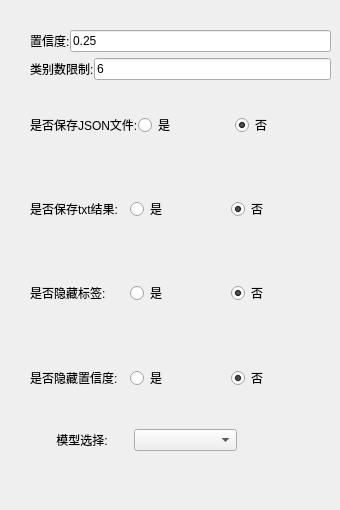
         <widget class="QWidget" name="tab_params">
          <property name="styleSheet">
           <string notr="true"/>
          </property>
          <attribute name="title">
           <string>页</string>
          </attribute>
          <widget class="QWidget" name="widget_params" native="true">
           <property name="geometry">
            <rect>
             <x>30</x>
             <y>30</y>
             <width>301</width>
             <height>471</height>
            </rect>
           </property>
           <layout class="QVBoxLayout" name="verticalLayout_6">
            <item>
             <layout class="QGridLayout" name="gridLayout_conf">
              <property name="spacing">
               <number>0</number>
              </property>
              <item row="0" column="0">
               <widget class="QLabel" name="label_conf">
                <property name="text">
                 <string>置信度:</string>
                </property>
               </widget>
              </item>
              <item row="0" column="1">
               <widget class="QLineEdit" name="lineEdit_conf">
                <property name="text">
                 <string>0.25</string>
                </property>
               </widget>
              </item>
             </layout>
            </item>
            <item>
             <layout class="QGridLayout" name="gridLayout_nums">
              <property name="spacing">
               <number>0</number>
              </property>
              <item row="0" column="0">
               <widget class="QLabel" name="label_nums">
                <property name="text">
                 <string>类别数限制:</string>
                </property>
               </widget>
              </item>
              <item row="0" column="1">
               <widget class="QLineEdit" name="lineEdit_nums">
                <property name="text">
                 <string>6</string>
                </property>
               </widget>
              </item>
             </layout>
            </item>
            <item>
             <widget class="QWidget" name="widget_JSON" native="true">
              <layout class="QVBoxLayout" name="verticalLayout_12">
               <property name="spacing">
                <number>0</number>
               </property>
               <property name="leftMargin">
                <number>0</number>
               </property>
               <property name="topMargin">
                <number>0</number>
               </property>
               <property name="rightMargin">
                <number>0</number>
               </property>
               <property name="bottomMargin">
                <number>0</number>
               </property>
               <item>
                <layout class="QGridLayout" name="gridLayout_JSON">
                 <item row="0" column="0">
                  <widget class="QLabel" name="label_JSON">
                   <property name="text">
                    <string>是否保存JSON文件:</string>
                   </property>
                  </widget>
                 </item>
                 <item row="0" column="1">
                  <widget class="QRadioButton" name="rb_JSON_y">
                   <property name="text">
                    <string>是</string>
                   </property>
                  </widget>
                 </item>
                 <item row="0" column="2">
                  <widget class="QRadioButton" name="rb_JSON_n">
                   <property name="text">
                    <string>否</string>
                   </property>
                   <property name="checked">
                    <bool>true</bool>
                   </property>
                  </widget>
                 </item>
                </layout>
               </item>
              </layout>
             </widget>
            </item>
            <item>
             <widget class="QWidget" name="widget_txt" native="true">
              <layout class="QVBoxLayout" name="verticalLayout_13">
               <property name="spacing">
                <number>0</number>
               </property>
               <property name="leftMargin">
                <number>0</number>
               </property>
               <property name="topMargin">
                <number>0</number>
               </property>
               <property name="rightMargin">
                <number>0</number>
               </property>
               <property name="bottomMargin">
                <number>0</number>
               </property>
               <item>
                <layout class="QGridLayout" name="gridLayout_txt">
                 <item row="0" column="0">
                  <widget class="QLabel" name="label_txt">
                   <property name="text">
                    <string>是否保存txt结果:</string>
                   </property>
                  </widget>
                 </item>
                 <item row="0" column="1">
                  <widget class="QRadioButton" name="rb_txt_y">
                   <property name="text">
                    <string>是</string>
                   </property>
                  </widget>
                 </item>
                 <item row="0" column="2">
                  <widget class="QRadioButton" name="rb_txt_n">
                   <property name="text">
                    <string>否</string>
                   </property>
                   <property name="checked">
                    <bool>true</bool>
                   </property>
                  </widget>
                 </item>
                </layout>
               </item>
              </layout>
             </widget>
            </item>
            <item>
             <widget class="QWidget" name="widget_hide" native="true">
              <layout class="QVBoxLayout" name="verticalLayout_14">
               <property name="spacing">
                <number>0</number>
               </property>
               <property name="leftMargin">
                <number>0</number>
               </property>
               <property name="topMargin">
                <number>0</number>
               </property>
               <property name="rightMargin">
                <number>0</number>
               </property>
               <property name="bottomMargin">
                <number>0</number>
               </property>
               <item>
                <layout class="QGridLayout" name="gridLayout_hide">
                 <item row="0" column="0">
                  <widget class="QLabel" name="label_hidelb">
                   <property name="text">
                    <string>是否隐藏标签:</string>
                   </property>
                  </widget>
                 </item>
                 <item row="0" column="1">
                  <widget class="QRadioButton" name="rb_hidel_y">
                   <property name="text">
                    <string>是</string>
                   </property>
                  </widget>
                 </item>
                 <item row="0" column="2">
                  <widget class="QRadioButton" name="rb_hidel_n">
                   <property name="text">
                    <string>否</string>
                   </property>
                   <property name="checked">
                    <bool>true</bool>
                   </property>
                  </widget>
                 </item>
                </layout>
               </item>
              </layout>
             </widget>
            </item>
            <item>
             <widget class="QWidget" name="widget_hidec" native="true">
              <layout class="QVBoxLayout" name="verticalLayout_15">
               <property name="spacing">
                <number>0</number>
               </property>
               <property name="leftMargin">
                <number>0</number>
               </property>
               <property name="topMargin">
                <number>0</number>
               </property>
               <property name="rightMargin">
                <number>0</number>
               </property>
               <property name="bottomMargin">
                <number>0</number>
               </property>
               <item>
                <layout class="QGridLayout" name="gridLayout_hidec">
                 <item row="0" column="0">
                  <widget class="QLabel" name="label_hide_conf">
                   <property name="text">
                    <string>是否隐藏置信度:</string>
                   </property>
                  </widget>
                 </item>
                 <item row="0" column="1">
                  <widget class="QRadioButton" name="rb_hidec_y">
                   <property name="text">
                    <string>是</string>
                   </property>
                  </widget>
                 </item>
                 <item row="0" column="2">
                  <widget class="QRadioButton" name="rb_hidec_n">
                   <property name="text">
                    <string>否</string>
                   </property>
                   <property name="checked">
                    <bool>true</bool>
                   </property>
                  </widget>
                 </item>
                </layout>
               </item>
              </layout>
             </widget>
            </item>
            <item>
             <widget class="QWidget" name="widget_model" native="true">
              <widget class="QWidget" name="layoutWidget">
               <property name="geometry">
                <rect>
                 <x>0</x>
                 <y>0</y>
                 <width>207</width>
                 <height>34</height>
                </rect>
               </property>
               <layout class="QGridLayout" name="gridLayout_model">
                <property name="spacing">
                 <number>0</number>
                </property>
                <item row="0" column="0">
                 <widget class="QLabel" name="label_model">
                  <property name="text">
                   <string>模型选择:</string>
                  </property>
                  <property name="alignment">
                   <set>Qt::AlignmentFlag::AlignCenter</set>
                  </property>
                 </widget>
                </item>
                <item row="0" column="1">
                 <widget class="QComboBox" name="comboBox_model"/>
                </item>
               </layout>
              </widget>
             </widget>
            </item>
           </layout>
          </widget>
         </widget>
